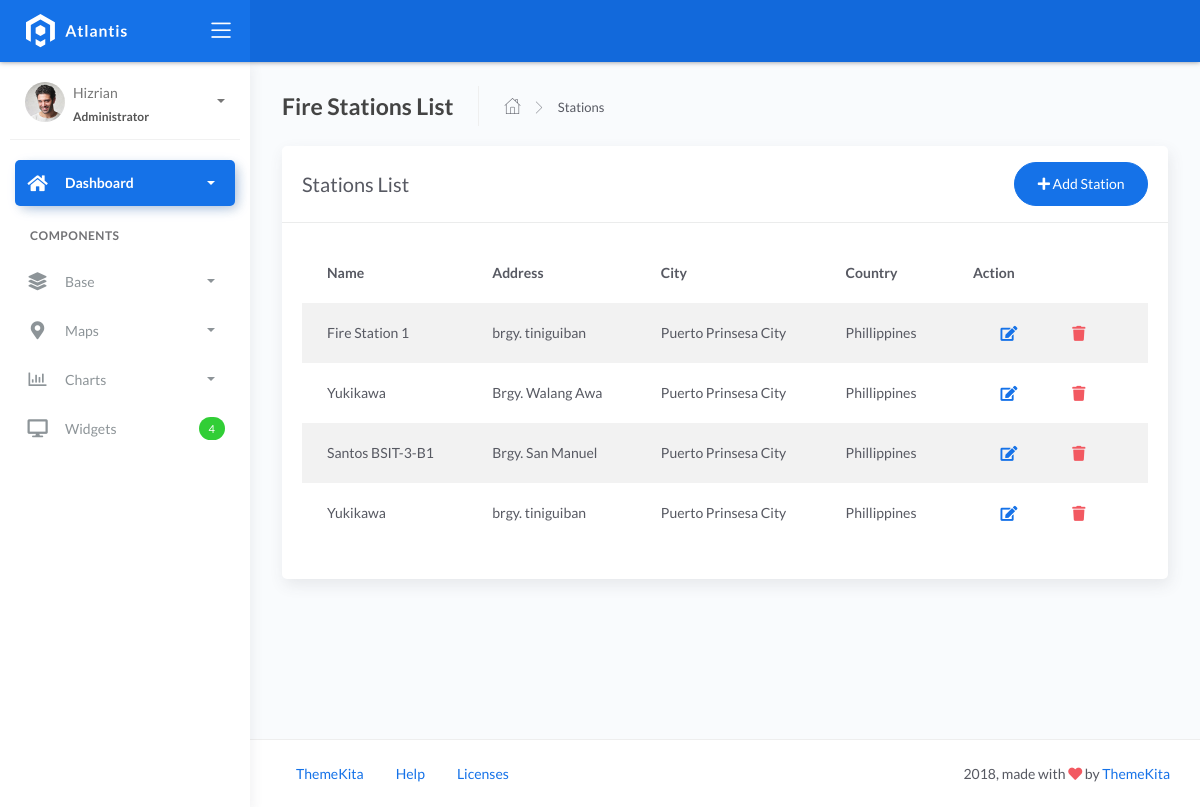
Page /stations/ on the committed database.
### fire/models.py (models this page shows)
class BaseModel(models.Model):
    created_at = models.DateTimeField(auto_now_add=True, db_index=True)
    updated_at = models.DateTimeField(auto_now=True)
    class Meta:
        abstract = True

class FireStation(BaseModel):
    name = models.CharField(max_length=150)
    location = models.ForeignKey(Locations, on_delete=models.CASCADE, null=True, blank=True)  # Allow nulls for migration
    latitude = models.DecimalField(
        max_digits=22, decimal_places=16, null=True, blank=True)
    longitude = models.DecimalField(
        max_digits=22, decimal_places=16, null=True, blank=True)
    address = models.CharField(max_length=150)
    city = models.CharField(max_length=150)
    country = models.CharField(max_length=150)

### fire/views.py (the view)
# urls.py: path('stations/', StationListView.as_view(), name='station_list'),
class StationListView(ListView):
    model = FireStation
    template_name = 'crud/stations/list.html'
    context_object_name = 'stations'
    def get_context_data(self, **kwargs):
        context = super().get_context_data(**kwargs)
        context['title'] = 'Fire Stations List'
        return context

### templates/crud/stations/list.html (shortened to what this page needs)
{% extends 'base.html' %}
{% load static %}
{% block content %}
<div class="page-inner">
    <div class="page-header">
        <h4 class="page-title">{{ title }}</h4>
        <ul class="breadcrumbs">
            <li class="nav-home">
                <a href="{% url 'home' %}">
                    <i class="flaticon-home"></i>
                </a>
            </li>
            <li class="separator">
                <i class="flaticon-right-arrow"></i>
            </li>
            <li class="nav-item">
                <a href="#">Stations</a>
            </li>
        </ul>
    </div>
    <div class="row">
        <div class="col-md-12">
            <div class="card">
                <div class="card-header">
                    <div class="d-flex align-items-center">
                        <h4 class="card-title">Stations List</h4>
                        <a href="{% url 'station_create' %}" class="btn btn-primary btn-round ml-auto">
                            <i class="fa fa-plus"></i>
                            Add Station
                        </a>
                    </div>
                </div>
                <div class="card-body">
                    <div class="table-responsive">
                        <table id="basic-datatables" class="display table table-striped table-hover">
                            <thead>
                                <tr>
                                    <th>Name</th>
                                    <th>Address</th>
                                    <th>City</th>
                                    <th>Country</th>
                                    <th>Action</th>
                                </tr>
                            </thead>
                            <tbody>
                                {% for station in stations %}
                                <tr>
                                    <td><strong></strong>{{ station.name }}</strong></td>
                                    <td>{{ station.address }}</td>
                                    <td>{{ station.city }}</td>
                                    <td>{{ station.country }}</td>
                                    <td>
                                        <div class="form-button-action">
                                            <a href="{% url 'station_update' station.id %}" class="btn btn-link btn-primary btn-lg" data-toggle="tooltip" title="Edit">
                                                <i class="fa fa-edit"></i>
                                            </a>
                                            <a href="{% url 'station_delete' station.id %}" class="btn btn-link btn-danger btn-lg" data-toggle="tooltip" title="Delete">
                                                <i class="fa fa-trash"></i>
                                            </a>
                                        </div>
                                    </td>
                                </tr>
                                {% endfor %}
                            </tbody>
                        </table>
                    </div>
                </div>
            </div>
        </div>
    </div>
</div>
{% endblock %}

### rows in the picture
FireStation: name "Fire Station 1", address "brgy. tiniguiban", city "Puerto Prinsesa City", country "Phillippines"
FireStation: name "Yukikawa", address "Brgy. Walang Awa", city "Puerto Prinsesa City", country "Phillippines"
FireStation: name "Santos BSIT-3-B1", address "Brgy. San Manuel", city "Puerto Prinsesa City", country "Phillippines"
FireStation: name "Yukikawa", address "brgy. tiniguiban", city "Puerto Prinsesa City", country "Phillippines"

### other values in the picture
{{ title }} "Fire Stations List"
